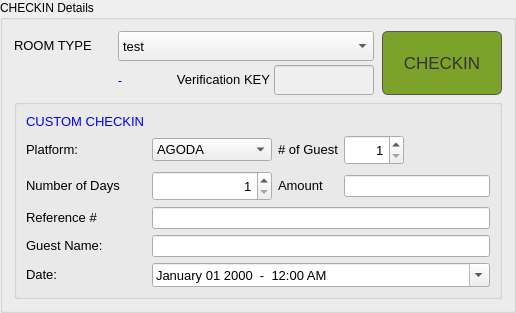
       <widget class="QGroupBox" name="groupBox_4">
        <property name="title">
         <string>CHECKIN Details</string>
        </property>
        <layout class="QGridLayout" name="gridLayout_4">
         <property name="spacing">
          <number>4</number>
         </property>
         <item row="0" column="0">
          <widget class="QLabel" name="label_17">
           <property name="enabled">
            <bool>true</bool>
           </property>
           <property name="sizePolicy">
            <sizepolicy hsizetype="Preferred" vsizetype="Fixed">
             <horstretch>0</horstretch>
             <verstretch>0</verstretch>
            </sizepolicy>
           </property>
           <property name="minimumSize">
            <size>
             <width>100</width>
             <height>0</height>
            </size>
           </property>
           <property name="maximumSize">
            <size>
             <width>100</width>
             <height>16777215</height>
            </size>
           </property>
           <property name="font">
            <font>
             <pointsize>10</pointsize>
            </font>
           </property>
           <property name="text">
            <string>ROOM TYPE</string>
           </property>
          </widget>
         </item>
         <item row="0" column="6" rowspan="2">
          <widget class="QPushButton" name="room_rate_button">
           <property name="sizePolicy">
            <sizepolicy hsizetype="Minimum" vsizetype="Expanding">
             <horstretch>0</horstretch>
             <verstretch>0</verstretch>
            </sizepolicy>
           </property>
           <property name="minimumSize">
            <size>
             <width>120</width>
             <height>30</height>
            </size>
           </property>
           <property name="maximumSize">
            <size>
             <width>120</width>
             <height>16777215</height>
            </size>
           </property>
           <property name="font">
            <font>
             <pointsize>13</pointsize>
            </font>
           </property>
           <property name="styleSheet">
            <string notr="true">color: #333;
border: 1px solid #555;
border-radius: 6px;
padding: 5px;
background-color: rgb(125, 162, 44);</string>
           </property>
           <property name="text">
            <string>CHECKIN</string>
           </property>
          </widget>
         </item>
         <item row="1" column="4">
          <widget class="QLineEdit" name="password_">
           <property name="enabled">
            <bool>false</bool>
           </property>
           <property name="minimumSize">
            <size>
             <width>100</width>
             <height>30</height>
            </size>
           </property>
           <property name="maximumSize">
            <size>
             <width>100</width>
             <height>30</height>
            </size>
           </property>
           <property name="alignment">
            <set>Qt::AlignCenter</set>
           </property>
           <property name="placeholderText">
            <string/>
           </property>
          </widget>
         </item>
         <item row="2" column="0" colspan="7">
          <widget class="QGroupBox" name="booking_group">
           <property name="enabled">
            <bool>true</bool>
           </property>
           <property name="styleSheet">
            <string notr="true"/>
           </property>
           <property name="title">
            <string/>
           </property>
           <layout class="QGridLayout" name="gridLayout_3">
            <item row="2" column="1">
             <widget class="QSpinBox" name="booking_days">
              <property name="sizePolicy">
               <sizepolicy hsizetype="Fixed" vsizetype="Fixed">
                <horstretch>0</horstretch>
                <verstretch>0</verstretch>
               </sizepolicy>
              </property>
              <property name="minimumSize">
               <size>
                <width>120</width>
                <height>30</height>
               </size>
              </property>
              <property name="maximumSize">
               <size>
                <width>120</width>
                <height>30</height>
               </size>
              </property>
              <property name="font">
               <font>
                <pointsize>10</pointsize>
               </font>
              </property>
              <property name="alignment">
               <set>Qt::AlignRight|Qt::AlignTrailing|Qt::AlignVCenter</set>
              </property>
              <property name="minimum">
               <number>1</number>
              </property>
              <property name="value">
               <number>1</number>
              </property>
             </widget>
            </item>
            <item row="2" column="0">
             <widget class="QLabel" name="label_9">
              <property name="enabled">
               <bool>true</bool>
              </property>
              <property name="sizePolicy">
               <sizepolicy hsizetype="Preferred" vsizetype="Fixed">
                <horstretch>0</horstretch>
                <verstretch>0</verstretch>
               </sizepolicy>
              </property>
              <property name="minimumSize">
               <size>
                <width>100</width>
                <height>0</height>
               </size>
              </property>
              <property name="maximumSize">
               <size>
                <width>100</width>
                <height>16777215</height>
               </size>
              </property>
              <property name="font">
               <font>
                <pointsize>10</pointsize>
               </font>
              </property>
              <property name="text">
               <string>Number of Days</string>
              </property>
             </widget>
            </item>
            <item row="2" column="3">
             <widget class="QLineEdit" name="booking_amount"/>
            </item>
            <item row="3" column="0">
             <widget class="QLabel" name="label_11">
              <property name="enabled">
               <bool>true</bool>
              </property>
              <property name="sizePolicy">
               <sizepolicy hsizetype="Preferred" vsizetype="Fixed">
                <horstretch>0</horstretch>
                <verstretch>0</verstretch>
               </sizepolicy>
              </property>
              <property name="minimumSize">
               <size>
                <width>80</width>
                <height>0</height>
               </size>
              </property>
              <property name="maximumSize">
               <size>
                <width>80</width>
                <height>16777215</height>
               </size>
              </property>
              <property name="font">
               <font>
                <pointsize>10</pointsize>
               </font>
              </property>
              <property name="text">
               <string>Reference #</string>
              </property>
             </widget>
            </item>
            <item row="1" column="1">
             <widget class="QComboBox" name="platform_comboBox">
              <property name="sizePolicy">
               <sizepolicy hsizetype="Fixed" vsizetype="Fixed">
                <horstretch>0</horstretch>
                <verstretch>0</verstretch>
               </sizepolicy>
              </property>
              <property name="minimumSize">
               <size>
                <width>120</width>
                <height>0</height>
               </size>
              </property>
              <property name="maximumSize">
               <size>
                <width>120</width>
                <height>16777215</height>
               </size>
              </property>
              <property name="font">
               <font>
                <pointsize>10</pointsize>
               </font>
              </property>
              <item>
               <property name="text">
                <string>AGODA</string>
               </property>
              </item>
              <item>
               <property name="text">
                <string>FACEBOOK</string>
               </property>
              </item>
              <item>
               <property name="text">
                <string>BOOKING.COM</string>
               </property>
              </item>
              <item>
               <property name="text">
                <string>AIRBNB</string>
               </property>
              </item>
              <item>
               <property name="text">
                <string>TRIVAGO</string>
               </property>
              </item>
              <item>
               <property name="text">
                <string>GIFTCHECK</string>
               </property>
              </item>
              <item>
               <property name="text">
                <string>BONUS</string>
               </property>
              </item>
              <item>
               <property name="text">
                <string>MONTHLIES</string>
               </property>
              </item>
              <item>
               <property name="text">
                <string>OTHERS</string>
               </property>
              </item>
             </widget>
            </item>
            <item row="0" column="0">
             <widget class="QLabel" name="label_12">
              <property name="enabled">
               <bool>true</bool>
              </property>
              <property name="sizePolicy">
               <sizepolicy hsizetype="Preferred" vsizetype="Fixed">
                <horstretch>0</horstretch>
                <verstretch>0</verstretch>
               </sizepolicy>
              </property>
              <property name="minimumSize">
               <size>
                <width>120</width>
                <height>0</height>
               </size>
              </property>
              <property name="maximumSize">
               <size>
                <width>120</width>
                <height>16777215</height>
               </size>
              </property>
              <property name="font">
               <font>
                <pointsize>10</pointsize>
               </font>
              </property>
              <property name="styleSheet">
               <string notr="true">color: rgb(0, 0, 255);</string>
              </property>
              <property name="text">
               <string>CUSTOM CHECKIN</string>
              </property>
             </widget>
            </item>
            <item row="1" column="0">
             <widget class="QLabel" name="label_15">
              <property name="enabled">
               <bool>true</bool>
              </property>
              <property name="sizePolicy">
               <sizepolicy hsizetype="Preferred" vsizetype="Fixed">
                <horstretch>0</horstretch>
                <verstretch>0</verstretch>
               </sizepolicy>
              </property>
              <property name="minimumSize">
               <size>
                <width>100</width>
                <height>0</height>
               </size>
              </property>
              <property name="maximumSize">
               <size>
                <width>100</width>
                <height>16777215</height>
               </size>
              </property>
              <property name="font">
               <font>
                <pointsize>10</pointsize>
               </font>
              </property>
              <property name="text">
               <string>Platform:</string>
              </property>
             </widget>
            </item>
            <item row="1" column="2">
             <widget class="QLabel" name="label_13">
              <property name="enabled">
               <bool>true</bool>
              </property>
              <property name="sizePolicy">
               <sizepolicy hsizetype="Preferred" vsizetype="Fixed">
                <horstretch>0</horstretch>
                <verstretch>0</verstretch>
               </sizepolicy>
              </property>
              <property name="minimumSize">
               <size>
                <width>0</width>
                <height>0</height>
               </size>
              </property>
              <property name="maximumSize">
               <size>
                <width>16777215</width>
                <height>16777215</height>
               </size>
              </property>
              <property name="font">
               <font>
                <pointsize>10</pointsize>
               </font>
              </property>
              <property name="text">
               <string># of Guest</string>
              </property>
             </widget>
            </item>
            <item row="2" column="2">
             <widget class="QLabel" name="label_10">
              <property name="enabled">
               <bool>true</bool>
              </property>
              <property name="sizePolicy">
               <sizepolicy hsizetype="Preferred" vsizetype="Fixed">
                <horstretch>0</horstretch>
                <verstretch>0</verstretch>
               </sizepolicy>
              </property>
              <property name="minimumSize">
               <size>
                <width>0</width>
                <height>0</height>
               </size>
              </property>
              <property name="maximumSize">
               <size>
                <width>16777215</width>
                <height>16777215</height>
               </size>
              </property>
              <property name="font">
               <font>
                <pointsize>10</pointsize>
               </font>
              </property>
              <property name="text">
               <string>Amount</string>
              </property>
             </widget>
            </item>
            <item row="4" column="1" colspan="3">
             <widget class="QLineEdit" name="guest_name"/>
            </item>
            <item row="4" column="0">
             <widget class="QLabel" name="label_14">
              <property name="enabled">
               <bool>true</bool>
              </property>
              <property name="sizePolicy">
               <sizepolicy hsizetype="Preferred" vsizetype="Fixed">
                <horstretch>0</horstretch>
                <verstretch>0</verstretch>
               </sizepolicy>
              </property>
              <property name="minimumSize">
               <size>
                <width>80</width>
                <height>0</height>
               </size>
              </property>
              <property name="maximumSize">
               <size>
                <width>80</width>
                <height>16777215</height>
               </size>
              </property>
              <property name="font">
               <font>
                <pointsize>10</pointsize>
               </font>
              </property>
              <property name="text">
               <string>Guest Name:</string>
              </property>
             </widget>
            </item>
            <item row="3" column="1" colspan="3">
             <widget class="QLineEdit" name="booking_reference"/>
            </item>
            <item row="1" column="3">
             <widget class="QSpinBox" name="guest_count">
              <property name="sizePolicy">
               <sizepolicy hsizetype="Fixed" vsizetype="Fixed">
                <horstretch>0</horstretch>
                <verstretch>0</verstretch>
               </sizepolicy>
              </property>
              <property name="minimumSize">
               <size>
                <width>60</width>
                <height>30</height>
               </size>
              </property>
              <property name="maximumSize">
               <size>
                <width>60</width>
                <height>30</height>
               </size>
              </property>
              <property name="font">
               <font>
                <pointsize>10</pointsize>
               </font>
              </property>
              <property name="alignment">
               <set>Qt::AlignRight|Qt::AlignTrailing|Qt::AlignVCenter</set>
              </property>
              <property name="minimum">
               <number>1</number>
              </property>
              <property name="maximum">
               <number>2</number>
              </property>
              <property name="value">
               <number>1</number>
              </property>
             </widget>
            </item>
            <item row="5" column="0">
             <widget class="QLabel" name="label_16">
              <property name="enabled">
               <bool>true</bool>
              </property>
              <property name="sizePolicy">
               <sizepolicy hsizetype="Preferred" vsizetype="Fixed">
                <horstretch>0</horstretch>
                <verstretch>0</verstretch>
               </sizepolicy>
              </property>
              <property name="minimumSize">
               <size>
                <width>80</width>
                <height>0</height>
               </size>
              </property>
              <property name="maximumSize">
               <size>
                <width>80</width>
                <height>16777215</height>
               </size>
              </property>
              <property name="font">
               <font>
                <pointsize>10</pointsize>
               </font>
              </property>
              <property name="text">
               <string>Date:</string>
              </property>
             </widget>
            </item>
            <item row="5" column="1" colspan="3">
             <widget class="QDateTimeEdit" name="dateselection">
              <property name="font">
               <font>
                <pointsize>10</pointsize>
               </font>
              </property>
              <property name="displayFormat">
               <string>MMMM dd yyyy  -  h:mm AP</string>
              </property>
              <property name="calendarPopup">
               <bool>true</bool>
              </property>
             </widget>
            </item>
           </layout>
          </widget>
         </item>
         <item row="0" column="1" colspan="4">
          <widget class="QComboBox" name="room_rates_comboBox">
           <property name="sizePolicy">
            <sizepolicy hsizetype="Expanding" vsizetype="Fixed">
             <horstretch>0</horstretch>
             <verstretch>0</verstretch>
            </sizepolicy>
           </property>
           <property name="minimumSize">
            <size>
             <width>230</width>
             <height>30</height>
            </size>
           </property>
           <property name="maximumSize">
            <size>
             <width>16777215</width>
             <height>30</height>
            </size>
           </property>
           <property name="font">
            <font>
             <pointsize>10</pointsize>
            </font>
           </property>
           <item>
            <property name="text">
             <string>test</string>
            </property>
           </item>
          </widget>
         </item>
         <item row="1" column="3">
          <widget class="QLabel" name="label_20">
           <property name="enabled">
            <bool>true</bool>
           </property>
           <property name="sizePolicy">
            <sizepolicy hsizetype="Preferred" vsizetype="Fixed">
             <horstretch>0</horstretch>
             <verstretch>0</verstretch>
            </sizepolicy>
           </property>
           <property name="minimumSize">
            <size>
             <width>100</width>
             <height>0</height>
            </size>
           </property>
           <property name="maximumSize">
            <size>
             <width>100</width>
             <height>16777215</height>
            </size>
           </property>
           <property name="font">
            <font>
             <pointsize>10</pointsize>
            </font>
           </property>
           <property name="text">
            <string>Verification KEY</string>
           </property>
           <property name="alignment">
            <set>Qt::AlignRight|Qt::AlignTrailing|Qt::AlignVCenter</set>
           </property>
          </widget>
         </item>
         <item row="1" column="2">
          <spacer name="horizontalSpacer_2">
           <property name="orientation">
            <enum>Qt::Horizontal</enum>
           </property>
           <property name="sizeHint" stdset="0">
            <size>
             <width>40</width>
             <height>20</height>
            </size>
           </property>
          </spacer>
         </item>
         <item row="1" column="1">
          <widget class="QLabel" name="time_coverage">
           <property name="font">
            <font>
             <family>Microsoft Yi Baiti</family>
            </font>
           </property>
           <property name="styleSheet">
            <string notr="true">color: rgb(0, 0, 127);</string>
           </property>
           <property name="text">
            <string>-</string>
           </property>
          </widget>
         </item>
        </layout>
       </widget>
